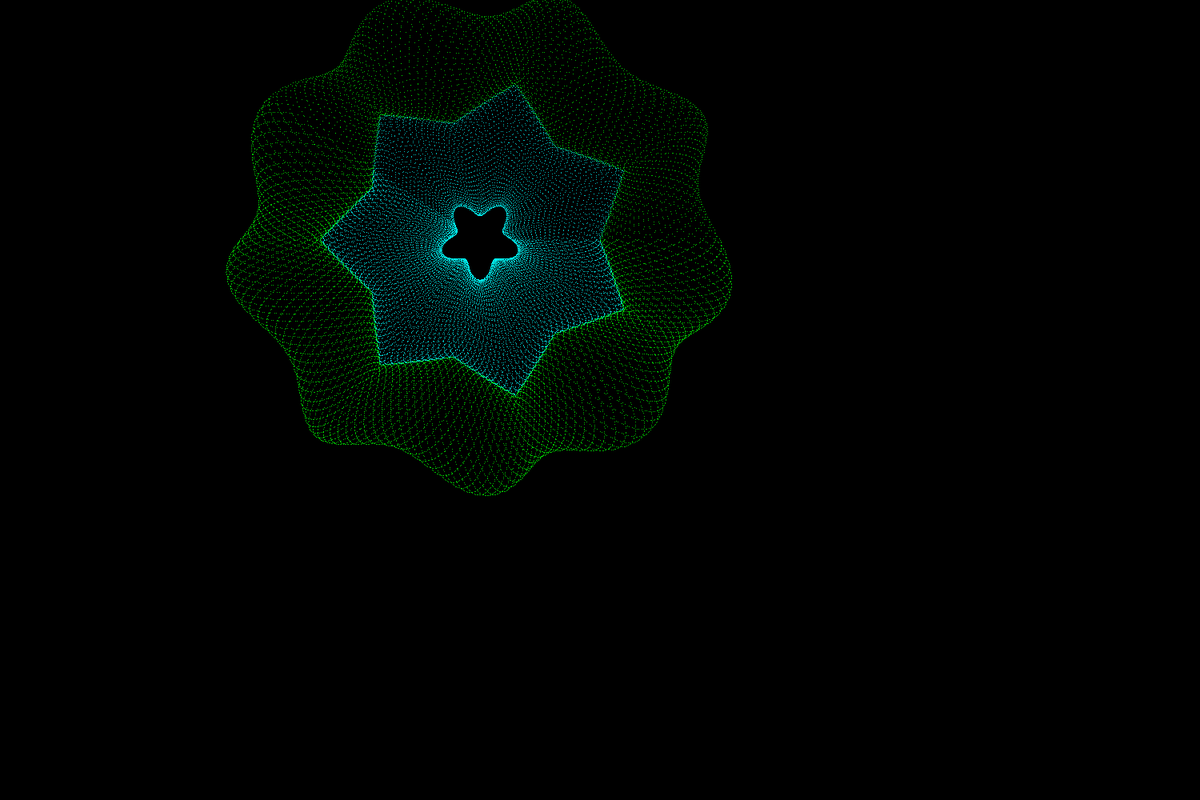
Frame 1 (no input)
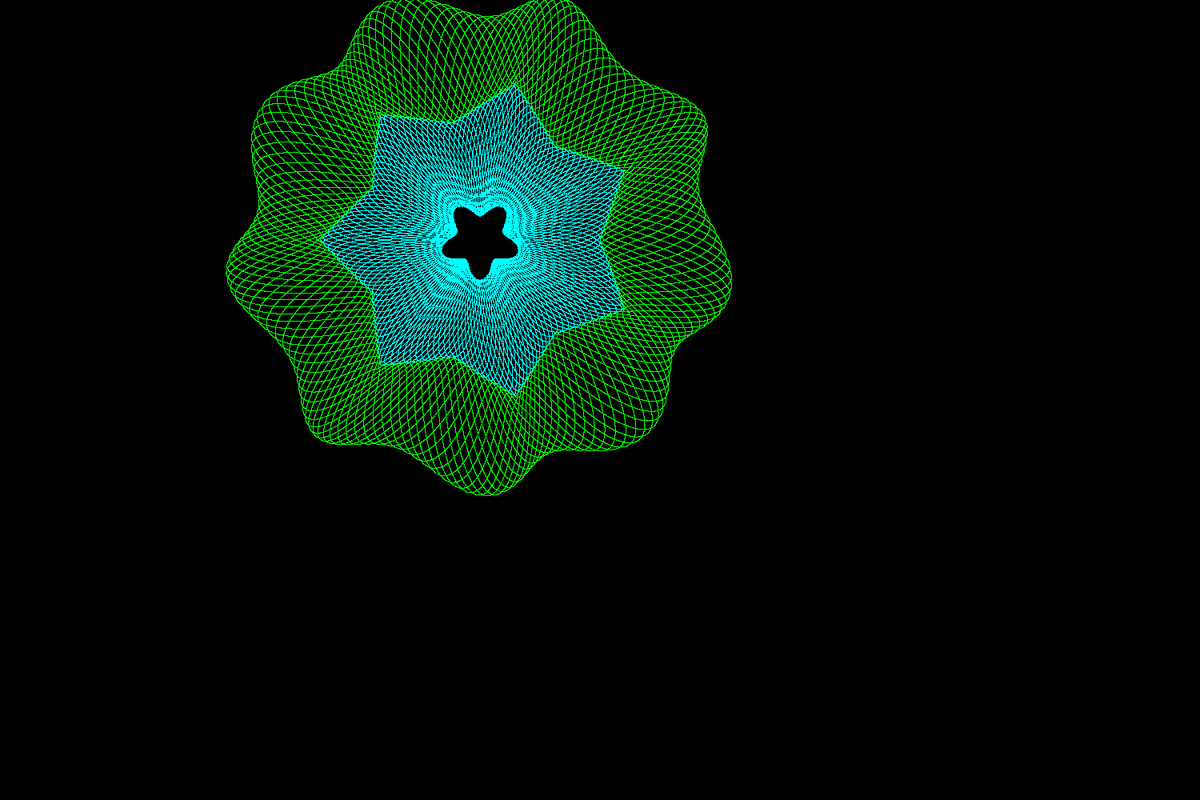
Frame 60 (the mouse pressed at the canvas centre just before this capture)
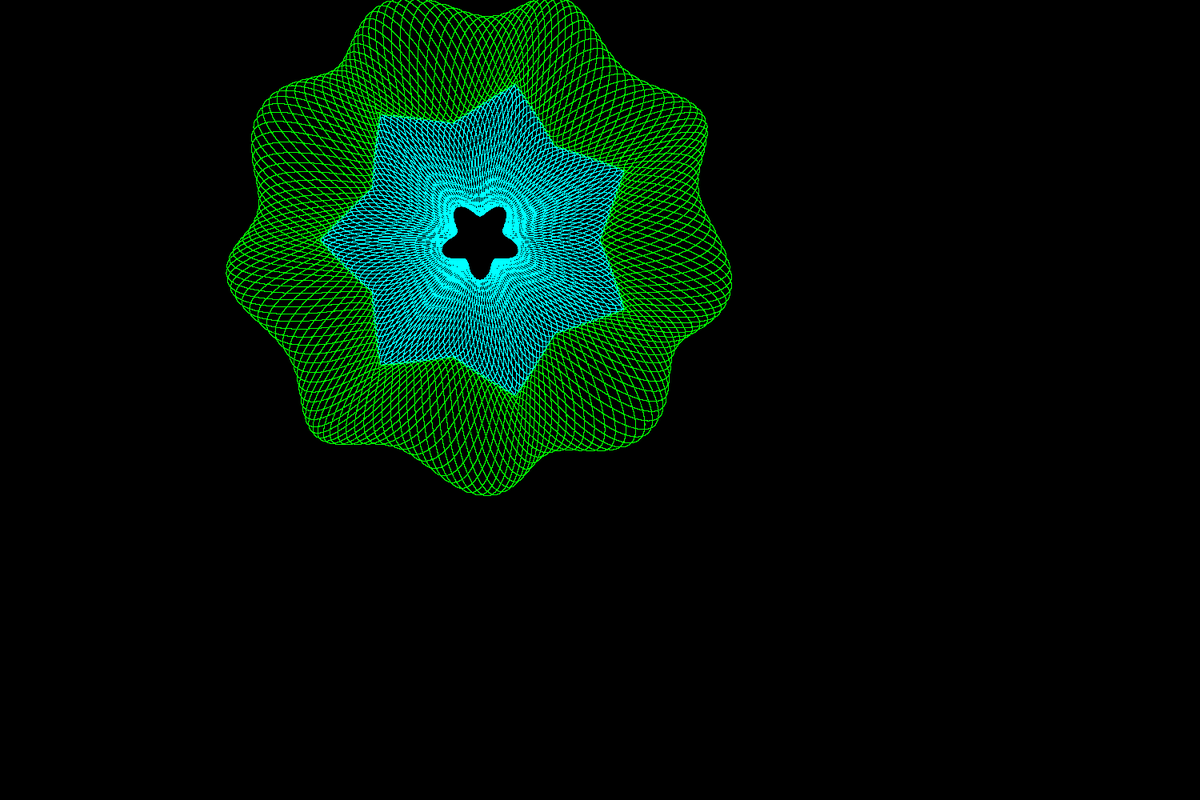
Frame 120 (the mouse held since frame 60 and released just before this capture)

The Processing sketch that drew these frames (run headless with seeded random() and noise(); from frame 60 on, the mouse is pressed at the canvas centre):

// Processing sketch: guilloche15
// ── guilloche15.pde

float fmodulus(float a, float b)
{
        return a - floor(a / b) * b;
}

float hypot(float x1, float y1, float x2, float y2)
{
  return sqrt((x2 - x1) * (x2 - x1) + (y2 - y1) * (y2 - y1));
}

float calc_lengths(float px[], float py[], float len[], int npoints)
{
  float t;
  int i;
  
  t = 0;
  for (i = 0; i < npoints - 1; i++) {
    len[i] = hypot(px[i], py[i], px[i + 1], py[i + 1]);
    t += len[i];
  }
  return t;
}

float polygonx(float t, float period, 
float px[], float py[], float len[], 
int npoints, float total_len)
{
  float z, len_so_far, t1, t2;
  int i, segment;
  float prev_segs_len;
  float tt;
  
  tt = fmodulus(t, period);
  
  /* find which segment we're currently in */
  len_so_far = 0;
  segment = 0;
  for (i = 0; i < npoints - 1; i++) {
    len_so_far += len[i];
    if ((len_so_far / total_len) > (tt / period)) {
      segment = i;
      break;
    }
  }
  
  /* find how far into the current segment we are */
  prev_segs_len = (len_so_far - len[segment]);
  t1 = (prev_segs_len / total_len) * period; /* find t1 == t at beginning of this seg */
  t2 = ((prev_segs_len + len[segment]) / total_len) * period; /* find t2 = t at the end of this seg */
  z = (tt - t1) / (t2 - t1); /* fraction of the way through this segment that we are right now at t */
  
  return px[segment] + z * (px[segment + 1] - px[segment]);
  
}

float polygony(float t, float period, float px[], float py[], float len[], int npoints, float total_len)
{
  float z, len_so_far, t1, t2;
  int i, segment;
  float prev_segs_len;
  float tt;
  
  tt = fmodulus(t, period);
  
  /* find which segment we're currently in */
  len_so_far = 0;
  segment = 0;
  for (i = 0; i < npoints - 1; i++) {
    len_so_far += len[i];
    if ((len_so_far / total_len) > (tt / period)) {
      segment = i;
      break;
    }
  }
  
  /* find how far into the current segment we are */
  prev_segs_len = (len_so_far - len[segment]);
  t1 = (prev_segs_len / total_len) * period; /* find t1 == t at beginning of this seg */
  t2 = ((prev_segs_len + len[segment]) / total_len) * period; /* find t2 = t at the end of this seg */
  z = (tt - t1) / (t2 - t1); /* fraction of the way through this segment that we are right now at t */
  
  return py[segment] + z * (py[segment + 1] - py[segment]);
  
}

int npoints = 15;
float[] starx = new float[npoints];
float[] stary = new float[npoints];
float[] tlen = new float[npoints];
float total_len;

void setup() {  // setup() runs once

  float angle = 0;
  float rad1, rad2, r;
  float da;
  
  rad1 = 150;
  rad2 = 200;
  size(1500, 1000);
  frameRate(30);
  background(0,0,0);
  stroke(255,255,255);
 
  da = (2 * 3.1415927) / (npoints - 1);
  
  for (int i = 0; i < npoints; i++) {
    if ((i % 2) == 0) {
      r = rad1;
    } else {
      r = rad2;
    }
    starx[i] = cos(angle) * r;
    stary[i] = sin(angle) * r;
    angle += da;
  } 
  total_len = calc_lengths(starx, stary, tlen, npoints);
}

float t = 0;

void draw()
{
  float x1, y1, x2, y2, x3, y3, x4, y4, x5, y5;
  float ox, oy;
  float period, w, h;
  float rad1 = 200;
  float rad2 = 50;
  float rad4;
  float rad5;
  float outer_env_rad = 180;
  float inner_env_rad = 40;
  float third_env_rad = 300;
  float renv3, env3x, env3y;
 
  float outerx, outery;
  float innerx, innery;
  float current_inner_rad;
  float current_outer_rad, r1, r2;
  int j;
  
  ox = 600;
  oy = 300;
  period = 2 * 3.1415927 / 10.0;
  w = 800;
  h = 400;
  
  for (int i = 0; i < 1000; i++) {

    /* Basic circle of radius rad1... */
    x1 = cos(t * 10) * rad1; 
    y1 = sin(t * 10) * rad1; 

    // point(x1 + ox, y1 + oy);

    /* calculate outer envelope shape... */
    outerx = polygonx(t, period, starx, stary, tlen, npoints, total_len);
    outery = polygony(t, period, starx, stary, tlen, npoints, total_len);

    /* calculate inner envelope shape... */
    rad5 = sin(t * 10 * 5) * 10 + inner_env_rad;
    innerx = cos(t * 10) * rad5;  
    innery = sin(t * 10) * rad5;  

    /* calculate current inner and outer radii */
    current_inner_rad = sqrt(innerx * innerx + innery * innery);
    current_outer_rad = sqrt(outerx * outerx + outery * outery);

    /* calculate midpoint between inner and outer envelope */
    x2 = ((outerx - innerx) / 2.0) + innerx;
    y2 = ((outery - innery) / 2.0) + innery;

    /* calculate unit vector in dirction of x2,y2 */
    x3 = x2 / sqrt(x2 * x2 + y2 * y2);
    y3 = y2 / sqrt(x2 * x2 + y2 * y2);

    for (j = 0; j < 16; j++) {
	    r1 = (sin(t * 10 * 10 + j * PI / 8) / 2.0) + 0.5;
	    x4 = x3 * r1 * (current_outer_rad - current_inner_rad) + innerx;
	    y4 = y3 * r1 * (current_outer_rad - current_inner_rad) + innery;
	    stroke(0, 255, 255); /* cyan */
	    point(x4 + ox, y4 + oy);
    }

    /* calculate 3rd envelope */
    renv3 = sin(t * 10 * 9) * 20 + third_env_rad;
    env3x = cos(t * 10) * renv3;  
    env3y = sin(t * 10) * renv3;  

    /* calculate current inner and outer radii */
    current_inner_rad = sqrt(outerx * outerx + outery * outery);
    current_outer_rad = sqrt(env3x * env3x + env3y * env3y);

    stroke(0, 255, 0); /* green */
    for (j = 0; j < 16; j++) {
	    r1 = (sin(t * 10 * 10 + j * PI / 8) / 2.0) + 0.5;
	    x4 = x3 * r1 * (current_outer_rad - current_inner_rad) + outerx;
	    y4 = y3 * r1 * (current_outer_rad - current_inner_rad) + outery;
	    point(x4 + ox, y4 + oy);
    }

    // stroke(255,255,255); /* white */
    // point(innerx + ox, innery + oy);

    // stroke(0,0,255); /* blue */
    // point(x2 + ox, y2 + oy);

    // stroke(0, 255,0); /* green */
    // point(outerx + ox, outery + oy);

    // stroke(255,0,0); /* red */
    // point(innerx + ox, innery + oy);

    // stroke(0,255,255); /* blue */
    // point(x5 + ox, y5 + oy);

    t += 0.001;
  }
}
